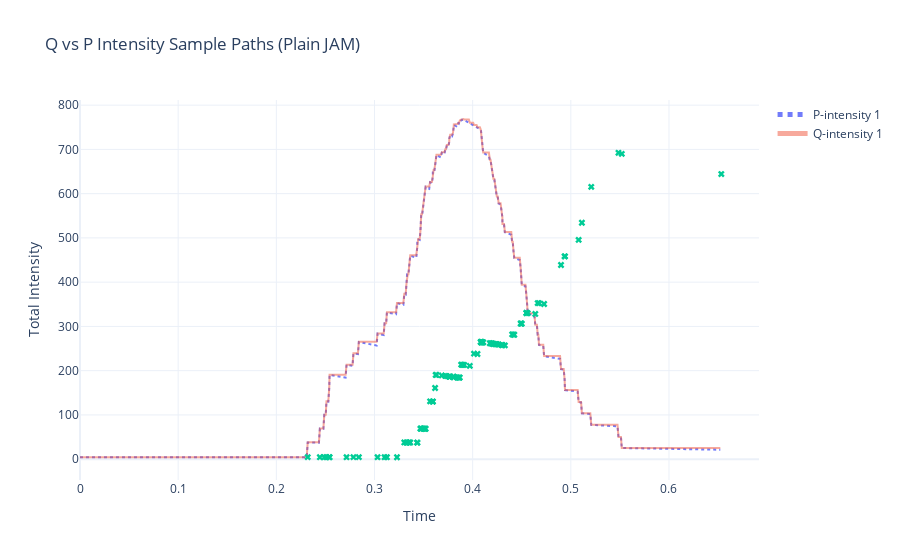

The code cell stored with this chart in its notebook:
### Code cell
params = draw_params(N=100, J=3, seed=42)
simulator = MonteCarloSimulator(params)

results = simulator.run_simulation(n_paths=50000, T=1.0, dt_max=0.001, base_seed=42)
simulator.plot_results(results)
simulator.plot_sample_intensity_paths(T=1.0, dt_max=0.001, n_paths=1, seed=42)
